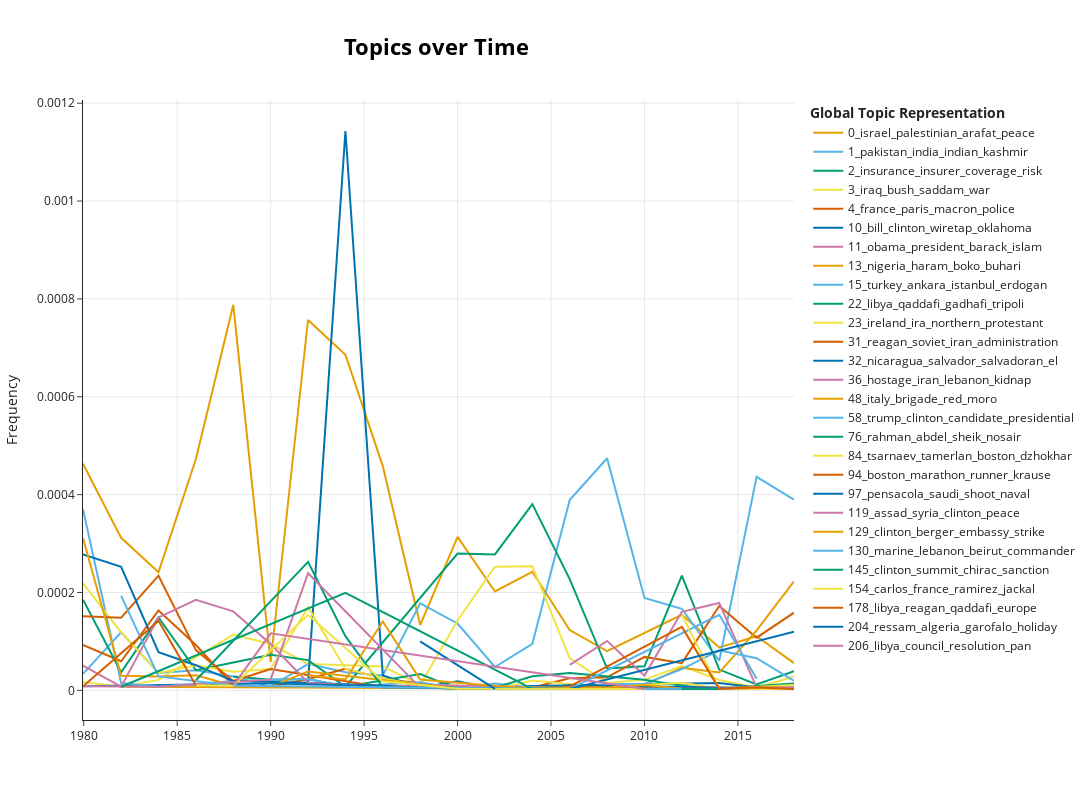

The notebook cell saved with this chart:
### Code cell
topics_over_time_filtered = topics_over_time.groupby('Topic').filter(lambda x:  np.std(x.Frequency)  > 0.000048)
fig = topic_model.visualize_topics_over_time(topics_over_time_filtered)
# enlarge the size of the plot
fig.update_layout(width=1200, height=800)
fig.write_image('output/dtm/topics_over_time.png', engine="orca")
fig.show()

### Figure 1 — Plotly figure (JSON) as saved in the notebook; plotly's stock layout.template omitted (floating-point values rounded to 4 significant figures)
{"data": [{"hoverinfo": "text", "hovertext": ["<b>Topic 0</b><br>Words: israel, palestinian, lebanon, arab, arafat", "<b>Topic 0</b><br>Words: israel, arab, jewish, palestinian, settler", "<b>Topic 0</b><br>Words: israel, palestinian, arafat, arab, peace", "<b>Topic 0</b><br>Words: arafat, israel, palestinian, plo, shultz", "<b>Topic 0</b><br>Words: israel, plo, palestinian, arafat, palestine", "<b>Topic 0</b><br>Words: plo, israel, arafat, palestinian, palestine", "<b>Topic 0</b><br>Words: israel, palestinian, arafat, plo, rabin", "<b>Topic 0</b><br>Words: israel, palestinian, peace, arafat, hama", "<b>Topic 0</b><br>Words: israel, netanyahu, palestinian, arafat, peace", "<b>Topic 0</b><br>Words: israel, palestinian, arafat, barak, peace", "<b>Topic 0</b><br>Words: israel, palestinian, arafat, sharon, peace", "<b>Topic 0</b><br>Words: israel, palestinian, arafat, hama, peace", "<b>Topic 0</b><br>Words: israel, palestinian, hama, arafat, gaza", "<b>Topic 0</b><br>Words: israel, palestinian, hama, gaza, peace", "<b>Topic 0</b><br>Words: israel, palestinian, hama, gaza, arafat", "<b>Topic 0</b><br>Words: israel, palestinian, hama, peace, gaza", "<b>Topic 0</b><br>Words: israel, palestinian, hama, gaza, peace", "<b>Topic 0</b><br>Words: israel, palestinian, netanyahu, jewish, arafat", "<b>Topic 0</b><br>Words: israel, palestinian, hama, gaza, arafat", "<b>Topic 0</b><br>Words: palestinian, israel, uliel, jewish, ben"], "marker": {"color": "#E69F00"}, "mode": "lines", "name": "0_israel_palestinian_arafat_peace", "x": [1980.0, 1982.0, 1984.0, 1986.0, 1988.0, 1990.0, 1992.0, 1994.0, 1996.0, 1998.0, 2000.0, 2002.0, 2004.0, 2006.0, 2008.0, 2010.0, 2012.0, 2014.0, 2016.0, 2018.0], "y": [0.000463, 0.0003116, 0.0002414, 0.0004727, 0.0007877, 5.826e-05, 0.0007569, 0.0006859, 0.0004582, 0.0001335, 0.0003137, 0.000202, 0.0002423, 0.0001233, 8.004e-05, 0.0001175, 0.0001544, 8.78e-05, 0.0001106, 5.568e-05], "type": "scatter"}, {"hoverinfo": "text", "hovertext": ["<b>Topic 1</b><br>Words: naxalite, zia, pakistan, landless, nadu", "<b>Topic 1</b><br>Words: sikh, punjab, gandhi, india, pakistan", "<b>Topic 1</b><br>Words: sikh, pakistan, gandhi, india, minister", "<b>Topic 1</b><br>Words: sikh, ribeiro, punjab, gandhi, pakistan", "<b>Topic 1</b><br>Words: sikh, punjab, hindu, singh, village", "<b>Topic 1</b><br>Words: gandhi, indian, assassinate, pakistan, punjab", "<b>Topic 1</b><br>Words: pakistan, india, fuqra, indian, islamabad", "<b>Topic 1</b><br>Words: pakistan, yousef, sandhu, bhutto, india", "<b>Topic 1</b><br>Words: pakistan, sharif, kasi, mir, india", "<b>Topic 1</b><br>Words: pakistan, india, kashmir, indian, musharraf", "<b>Topic 1</b><br>Words: pakistan, india, kashmir, musharraf, indian", "<b>Topic 1</b><br>Words: pakistan, musharraf, macedonia, india, boskovski", "<b>Topic 1</b><br>Words: pakistan, india, musharraf, indian, mumbai", "<b>Topic 1</b><br>Words: pakistan, india, musharraf, mumbai, indian", "<b>Topic 1</b><br>Words: pakistan, india, mumbai, indian, apo", "<b>Topic 1</b><br>Words: pakistan, india, indian, islamabad, afghanistan", "<b>Topic 1</b><br>Words: pakistan, india, sharif, taliban, indian", "<b>Topic 1</b><br>Words: pakistan, india, taliban, indian, sharif", "<b>Topic 1</b><br>Words: pakistan, india, indian, kashmir, modi", "<b>Topic 1</b><br>Words: pakistan, india, modi, indian, kashmir"], "marker": {"color": "#56B4E9"}, "mode": "lines", "name": "1_pakistan_india_indian_kashmir", "x": [1980.0, 1982.0, 1984.0, 1986.0, 1988.0, 1990.0, 1992.0, 1994.0, 1996.0, 1998.0, 2000.0, 2002.0, 2004.0, 2006.0, 2008.0, 2010.0, 2012.0, 2014.0, 2016.0, 2018.0], "y": [3.367e-05, 0.0001187, 3.55e-05, 4.11e-05, 2.847e-05, 7.283e-06, 5.406e-05, 3.688e-05, 3.055e-05, 0.000178, 0.0001366, 4.771e-05, 9.519e-05, 0.0003889, 0.0004743, 0.0001886, 0.0001667, 6.055e-05, 0.0004363, 0.0003898], "type": "scatter"}, {"hoverinfo": "text", "hovertext": ["<b>Topic 2</b><br>Words: insurance, grose, coverage, risk, manager", "<b>Topic 2</b><br>Words: exclusion, blythe, insurance, contained, clough", "<b>Topic 2</b><br>Words: insurance, coverage, trapnell, interrupt, business", "<b>Topic 2</b><br>Words: facultative, reinsure, adanio, loss, scor", "<b>Topic 2</b><br>Words: insurance, insurer, coverage, risk, loss", "<b>Topic 2</b><br>Words: insurance, coverage, insurer, tria, risk", "<b>Topic 2</b><br>Words: insurance, tria, insurer, risk, coverage", "<b>Topic 2</b><br>Words: insurance, insurer, risk, coverage, backstop", "<b>Topic 2</b><br>Words: insurance, backstop, insurer, risk, coverage", "<b>Topic 2</b><br>Words: insurance, risk, insurer, backstop, coverage", "<b>Topic 2</b><br>Words: insurance, tria, insurer, risk, backstop", "<b>Topic 2</b><br>Words: insurance, tria, coverage, risk, market", "<b>Topic 2</b><br>Words: insurance, coverage, insurer, art, loss", "<b>Topic 2</b><br>Words: insurance, insurer, business, risk, coverage"], "marker": {"color": "#009E73"}, "mode": "lines", "name": "2_insurance_insurer_coverage_risk", "x": [1988.0, 1990.0, 1992.0, 1994.0, 2000.0, 2002.0, 2004.0, 2006.0, 2008.0, 2010.0, 2012.0, 2014.0, 2016.0, 2018.0], "y": [2.847e-05, 2.185e-05, 2.317e-05, 7.375e-06, 0.0002795, 0.0002778, 0.0003807, 0.0002273, 4.446e-05, 4.92e-05, 0.0002346, 4.239e-05, 1.195e-05, 3.898e-05], "type": "scatter"}, {"hoverinfo": "text", "hovertext": ["<b>Topic 3</b><br>Words: iraq, baghdad, hussein, azzawi, supplier", "<b>Topic 3</b><br>Words: iraq, resumption, formal, us, tie", "<b>Topic 3</b><br>Words: cronkite, iraq, documentary, demography, eagleburger", "<b>Topic 3</b><br>Words: saddam, iraq, bush, kuwait, hussein", "<b>Topic 3</b><br>Words: iraq, saddam, hussein, kuwait, bush", "<b>Topic 3</b><br>Words: iraq, saddam, kuwait, baghdad, bush", "<b>Topic 3</b><br>Words: iraq, pba, saddam, war, deutch", "<b>Topic 3</b><br>Words: feaver, casualty, iraq, mission, military", "<b>Topic 3</b><br>Words: iraq, saddam, bush, war, hussein", "<b>Topic 3</b><br>Words: iraq, bush, saddam, war, hussein", "<b>Topic 3</b><br>Words: iraq, bush, war, saddam, hussein", "<b>Topic 3</b><br>Words: iraq, saddam, war, bush, feith", "<b>Topic 3</b><br>Words: iraq, saddam, hussein, exile, bush", "<b>Topic 3</b><br>Words: democracy, war, iraq, america, perish", "<b>Topic 3</b><br>Words: iraq, isil, war, bush, saddam", "<b>Topic 3</b><br>Words: hussein, saddam, iraq, lahey, trump", "<b>Topic 3</b><br>Words: gallery, warp, gund, rug, exhibition", "<b>Topic 3</b><br>Words: iraq, hitler, war, bush, saddam"], "marker": {"color": "#F0E442"}, "mode": "lines", "name": "3_iraq_bush_saddam_war", "x": [1980.0, 1982.0, 1984.0, 1988.0, 1990.0, 1992.0, 1996.0, 1998.0, 2000.0, 2002.0, 2004.0, 2006.0, 2008.0, 2010.0, 2012.0, 2014.0, 2016.0, 2018.0], "y": [1.684e-05, 7.42e-06, 2.13e-05, 0.0001139, 9.468e-05, 5.406e-05, 4.888e-05, 1.112e-05, 0.0001429, 0.0002526, 0.0002538, 6.574e-05, 1.482e-05, 2.187e-05, 4.939e-05, 2.119e-05, 5.976e-06, 2.784e-05], "type": "scatter"}, {"hoverinfo": "text", "hovertext": ["<b>Topic 4</b><br>Words: france, mitterrand, paris, defferre, directe", "<b>Topic 4</b><br>Words: france, mitterrand, paris, chad, iran", "<b>Topic 4</b><br>Words: france, chirac, paris, abdallah, syria", "<b>Topic 4</b><br>Words: france, gordji, paris, iran, pasqua", "<b>Topic 4</b><br>Words: naccache, bakhtiar, verge, france, anis", "<b>Topic 4</b><br>Words: habash, nidal, france, seale, duma", "<b>Topic 4</b><br>Words: france, switzerland, balladur, bakhtiar, esfahani", "<b>Topic 4</b><br>Words: france, paris, algeria, debre, bruguiere", "<b>Topic 4</b><br>Words: france, cup, paris, raid, tournament", "<b>Topic 4</b><br>Words: naouar, lyon, france, tunisia, hassensrat", "<b>Topic 4</b><br>Words: france, bruguiere, gia, paris, ressam", "<b>Topic 4</b><br>Words: france, mirage, paris, air, warthog", "<b>Topic 4</b><br>Words: france, sarkozy, vimont, paris, store", "<b>Topic 4</b><br>Words: france, hicheur, paris, cern, pechenard", "<b>Topic 4</b><br>Words: france, merah, paris, toulouse, sarkozy", "<b>Topic 4</b><br>Words: france, mali, paris, syria, molin", "<b>Topic 4</b><br>Words: france, paris, hollande, molin, charlie", "<b>Topic 4</b><br>Words: france, paris, macron, knife, marseille", "<b>Topic 4</b><br>Words: france, macron, paris, hebdo, teacher"], "marker": {"color": "#D55E00"}, "mode": "lines", "name": "4_france_paris_macron_police", "x": [1980.0, 1982.0, 1984.0, 1986.0, 1988.0, 1990.0, 1992.0, 1994.0, 1996.0, 2000.0, 2002.0, 2004.0, 2006.0, 2008.0, 2010.0, 2012.0, 2014.0, 2016.0, 2018.0], "y": [9.259e-05, 5.936e-05, 0.0001633, 9.248e-05, 9.491e-06, 7.283e-06, 2.317e-05, 4.425e-05, 2.444e-05, 3.106e-06, 5.612e-06, 5.769e-06, 2.465e-05, 2.668e-05, 6.834e-05, 5.557e-05, 0.0001726, 0.0001076, 0.0001587], "type": "scatter"}, {"hoverinfo": "text", "hovertext": ["<b>Topic 10</b><br>Words: amato, holtzman, crime, ahe, funds", "<b>Topic 10</b><br>Words: bill, senator, proposal, debate, thurmond", "<b>Topic 10</b><br>Words: taggant, gunpowder, nra, schumer, legislation", "<b>Topic 10</b><br>Words: bill, clinton, wiretap, oklahoma, legislation", "<b>Topic 10</b><br>Words: specter, subcommittee, jewell, committee, judiciary", "<b>Topic 10</b><br>Words: reepe, clinton, gore, dummy, sex", "<b>Topic 10</b><br>Words: bill, locke, baumgart, gregoire, keate", "<b>Topic 10</b><br>Words: darneille, bill, buck, mountlake, amendment", "<b>Topic 10</b><br>Words: bill, balkman, penalty, toure, provisions", "<b>Topic 10</b><br>Words: gun, vote, amendment, proposal, feinstein", "<b>Topic 10</b><br>Words: budd, bill, ohio, nra, portman"], "marker": {"color": "#0072B2"}, "mode": "lines", "name": "10_bill_clinton_wiretap_oklahoma", "x": [1980.0, 1990.0, 1992.0, 1994.0, 1996.0, 1998.0, 2000.0, 2002.0, 2004.0, 2014.0, 2016.0], "y": [8.418e-06, 1.457e-05, 1.545e-05, 0.001143, 3.055e-05, 5.561e-06, 1.863e-05, 2.806e-06, 8.653e-06, 1.514e-05, 5.976e-06], "type": "scatter"}, {"hoverinfo": "text", "hovertext": ["<b>Topic 11</b><br>Words: obama, barack, mccain, war, candidate", "<b>Topic 11</b><br>Words: obama, barack, president, muslim, afghanistan", "<b>Topic 11</b><br>Words: obama, romney, barack, president, syria", "<b>Topic 11</b><br>Words: obama, president, barack, war, iraq", "<b>Topic 11</b><br>Words: obama, islam, isil, president, bernardino", "<b>Topic 11</b><br>Words: lone, wolf, obama, gorka, gartenstein"], "marker": {"color": "#CC79A7"}, "mode": "lines", "name": "11_obama_president_barack_islam", "x": [2006.0, 2008.0, 2010.0, 2012.0, 2014.0, 2016.0], "y": [5.204e-05, 0.0001008, 3.007e-05, 0.0001605, 0.0001786, 5.976e-06], "type": "scatter"}, {"hoverinfo": "text", "hovertext": ["<b>Topic 13</b><br>Words: polisario, morocco, oau, mengistu, summit", "<b>Topic 13</b><br>Words: lago, nigeria, alake, ijewere, bola", "<b>Topic 13</b><br>Words: nigeria, imagedata, election, adua, yar", "<b>Topic 13</b><br>Words: nigeria, goodluck, rttnew, delegation, holl", "<b>Topic 13</b><br>Words: nigeria, colloquium, achebe, boko, haram", "<b>Topic 13</b><br>Words: nigeria, boko, haram, africa, girl", "<b>Topic 13</b><br>Words: nigeria, boko, haram, buhari, conflict", "<b>Topic 13</b><br>Words: nigeria, haram, boko, buhari, buratai", "<b>Topic 13</b><br>Words: nigeria, haram, boko, buhari, thewill"], "marker": {"color": "#E69F00"}, "mode": "lines", "name": "13_nigeria_haram_boko_buhari", "x": [1982.0, 2002.0, 2006.0, 2008.0, 2010.0, 2012.0, 2014.0, 2016.0, 2018.0], "y": [7.42e-06, 2.806e-06, 2.739e-06, 2.964e-06, 1.093e-05, 4.631e-05, 3.633e-05, 0.0001225, 0.0002227], "type": "scatter"}, {"hoverinfo": "text", "hovertext": ["<b>Topic 15</b><br>Words: turkey, ankara, demirel, evren, ecevit", "<b>Topic 15</b><br>Words: turkey, lab, jeri, evren, frightened", "<b>Topic 15</b><br>Words: turkey, rabin, shearith, istanbul, turkmen", "<b>Topic 15</b><br>Words: turkey, mongolia, ozal, turk, akbulut", "<b>Topic 15</b><br>Words: turkey, kurdish, csce, turk, ankara", "<b>Topic 15</b><br>Words: turkey, kurdish, kurd, baskaya, village", "<b>Topic 15</b><br>Words: turkey, territorial, integrity, nuzhet, kandemir", "<b>Topic 15</b><br>Words: ocalan, turkey, italy, sezgin, kurdish", "<b>Topic 15</b><br>Words: turkey, ocalan, pkk, istanbul, kurdish", "<b>Topic 15</b><br>Words: turkey, incirlik, wolfowitz, gaziantep, adana", "<b>Topic 15</b><br>Words: turkey, istanbul, ankara, erdogan, gosende", "<b>Topic 15</b><br>Words: turkey, pkk, ocalan, ankara, kurdistan", "<b>Topic 15</b><br>Words: turkey, kargin, kurdish, dogan, erdogan", "<b>Topic 15</b><br>Words: turkey, pkk, erdogan, germany, ipek", "<b>Topic 15</b><br>Words: turkey, kurdish, ankara, perry, nato", "<b>Topic 15</b><br>Words: turkey, ankara, sanli, dhkp, istanbul", "<b>Topic 15</b><br>Words: turkey, erdogan, ankara, istanbul, kurdish", "<b>Topic 15</b><br>Words: turkey, erdogan, cumhuriyet, brunson, istanbul", "<b>Topic 15</b><br>Words: turkey, altan, istanbul, journalist, coup"], "marker": {"color": "#56B4E9"}, "mode": "lines", "name": "15_turkey_ankara_istanbul_erdogan", "x": [1980.0, 1982.0, 1984.0, 1988.0, 1990.0, 1992.0, 1994.0, 1996.0, 1998.0, 2000.0, 2002.0, 2004.0, 2006.0, 2008.0, 2010.0, 2012.0, 2014.0, 2016.0, 2018.0], "y": [0.0003704, 1.484e-05, 7.099e-06, 1.898e-05, 2.185e-05, 2.317e-05, 7.375e-06, 1.222e-05, 1.668e-05, 3.106e-06, 1.403e-05, 5.769e-06, 5.478e-06, 1.186e-05, 1.367e-05, 4.322e-05, 8.174e-05, 6.574e-05, 1.949e-05], "type": "scatter"}, {"hoverinfo": "text", "hovertext": ["<b>Topic 22</b><br>Words: libya, qaddafi, colonel, oil, tripoli", "<b>Topic 22</b><br>Words: libya, malta, qaddafi, mintoff, colonel", "<b>Topic 22</b><br>Words: libya, qaddafi, colonel, tripoli, sidra", "<b>Topic 22</b><br>Words: libya, qaddafi, chad, benin, colonel", "<b>Topic 22</b><br>Words: libya, gadhafi, qaddafi, tripoli, weapon", "<b>Topic 22</b><br>Words: libya, qaddafi, gadhafi, pan, tripoli", "<b>Topic 22</b><br>Words: libya, gadhafi, qaddafi, tripoli, sanction", "<b>Topic 22</b><br>Words: farrakhan, libya, embargo, treasury, gadhafi", "<b>Topic 22</b><br>Words: libya, qaddafi, tripoli, gadhafi, sanction", "<b>Topic 22</b><br>Words: libya, monetti, gadhafi, kusa, pan", "<b>Topic 22</b><br>Words: libya, gadhafi, sanction, lift, qaddafi", "<b>Topic 22</b><br>Words: libya, gadhafi, qaddafi, tripoli, oil", "<b>Topic 22</b><br>Words: libya, gadhafi, tripoli, qaddafi, lockerbie", "<b>Topic 22</b><br>Words: libya, gadhafi, qaddafi, brennan, tripoli", "<b>Topic 22</b><br>Words: libya, hifter, tripoli, gadhafi, militia", "<b>Topic 22</b><br>Words: libya, oil, gazzini, isi, april", "<b>Topic 22</b><br>Words: hifter, libya, tripoli, haftar, qaddafi"], "marker": {"color": "#009E73"}, "mode": "lines", "name": "22_libya_qaddafi_gadhafi_tripoli", "x": [1980.0, 1982.0, 1984.0, 1986.0, 1988.0, 1990.0, 1992.0, 1994.0, 1998.0, 2000.0, 2002.0, 2004.0, 2006.0, 2010.0, 2012.0, 2014.0, 2018.0], "y": [0.0001852, 3.71e-05, 0.0001491, 4.11e-05, 5.695e-05, 7.283e-05, 6.179e-05, 7.375e-06, 3.337e-05, 3.106e-06, 5.612e-06, 2.884e-05, 3.561e-05, 2.187e-05, 9.261e-06, 3.028e-06, 1.392e-05], "type": "scatter"}, {"hoverinfo": "text", "hovertext": ["<b>Topic 23</b><br>Words: ireland, ira, northern, protestant, ulster", "<b>Topic 23</b><br>Words: ireland, northern, ira, britain, parade", "<b>Topic 23</b><br>Words: ireland, ira, tyrie, archbishop, northern", "<b>Topic 23</b><br>Words: ira, ireland, britain, northern, sinn", "<b>Topic 23</b><br>Words: ireland, northern, ira, aoh, ulster", "<b>Topic 23</b><br>Words: ireland, ira, northern, protestant, britain", "<b>Topic 23</b><br>Words: ireland, ira, northern, adams, protestant", "<b>Topic 23</b><br>Words: ireland, ira, sinn, fein, northern", "<b>Topic 23</b><br>Words: ireland, ira, northern, ahern, protestant", "<b>Topic 23</b><br>Words: ira, ireland, northern, dissident, protestant", "<b>Topic 23</b><br>Words: ireland, northern, ira, protestant, belfast", "<b>Topic 23</b><br>Words: mckevitt, ira, ireland, omagh, rupert", "<b>Topic 23</b><br>Words: ireland, ira, northern, sinn, fein", "<b>Topic 23</b><br>Words: ireland, northern, ira, belfast, leavey", "<b>Topic 23</b><br>Words: ireland, ira, northern, duffy, britain", "<b>Topic 23</b><br>Words: ireland, belfast, ira, northern, mabel", "<b>Topic 23</b><br>Words: mason, ireland, sasnett, chun, merylkornfield", "<b>Topic 23</b><br>Words: mckee, ireland, ira, northern, lyra"], "marker": {"color": "#F0E442"}, "mode": "lines", "name": "23_ireland_ira_northern_protestant", "x": [1980.0, 1982.0, 1984.0, 1986.0, 1988.0, 1990.0, 1992.0, 1994.0, 1996.0, 1998.0, 2000.0, 2002.0, 2004.0, 2008.0, 2010.0, 2012.0, 2014.0, 2018.0], "y": [0.0002189, 0.0001187, 3.55e-05, 5.138e-05, 3.796e-05, 4.37e-05, 0.0001699, 4.425e-05, 2.444e-05, 1.112e-05, 9.317e-06, 2.806e-06, 2.019e-05, 5.929e-06, 1.093e-05, 1.544e-05, 3.028e-06, 1.114e-05], "type": "scatter"}, {"hoverinfo": "text", "hovertext": ["<b>Topic 31</b><br>Words: reagan, soviet, haig, intelligence, carter", "<b>Topic 31</b><br>Words: reagan, soviet, nicaragua, administration, ireland", "<b>Topic 31</b><br>Words: reagan, iran, soviet, arms, administration", "<b>Topic 31</b><br>Words: reagan, ledeen, iran, spadolini, soviet", "<b>Topic 31</b><br>Words: yuni, reagan, extradite, bureau, hamadei", "<b>Topic 31</b><br>Words: reagan, iran, casey, turner, soviet", "<b>Topic 31</b><br>Words: fujimori, hostage, japan, bolshevik, reagan", "<b>Topic 31</b><br>Words: reagan, ronald, memo, papers, cruise", "<b>Topic 31</b><br>Words: environmental, efficiency, reagan, clean, automaker", "<b>Topic 31</b><br>Words: philpot, matheson, reagan, treaty, overreaction", "<b>Topic 31</b><br>Words: carter, reagan, romney, unpopular, decision", "<b>Topic 31</b><br>Words: reagan, history, trump, trip, futures", "<b>Topic 31</b><br>Words: reagan, endless, carter, donatelli, hostage"], "marker": {"color": "#D55E00"}, "mode": "lines", "name": "31_reagan_soviet_iran_administration", "x": [1980.0, 1982.0, 1984.0, 1986.0, 1988.0, 1990.0, 1996.0, 2000.0, 2002.0, 2008.0, 2010.0, 2016.0, 2018.0], "y": [0.0001515, 0.0001484, 0.0002343, 8.221e-05, 1.898e-05, 4.37e-05, 6.11e-06, 6.211e-06, 2.806e-06, 8.893e-06, 5.467e-06, 5.976e-06, 5.568e-06], "type": "scatter"}, {"hoverinfo": "text", "hovertext": ["<b>Topic 32</b><br>Words: salvador, nicaragua, honduras, costa, salvadoran", "<b>Topic 32</b><br>Words: nicaragua, salvador, salvadoran, el, honduras", "<b>Topic 32</b><br>Words: nicaragua, salvador, salvadoran, duarte, sandinista", "<b>Topic 32</b><br>Words: contra, nicaragua, sandinista, salvador, linder", "<b>Topic 32</b><br>Words: salvador, cristiani, arena, salvadoran, el", "<b>Topic 32</b><br>Words: menem, nicaragua, antonietti, dollar, salvador", "<b>Topic 32</b><br>Words: oas, venezuela, powell, barbados, reich", "<b>Topic 32</b><br>Words: honduras, salvador, reactor, putin, nicaragua", "<b>Topic 32</b><br>Words: nicaragua, missile, contra, sandinista, rivera", "<b>Topic 32</b><br>Words: salvador, salvadoran, suchitoto, saca, el", "<b>Topic 32</b><br>Words: platform, sonoran, knutson, graveyard, neighbor"], "marker": {"color": "#0072B2"}, "mode": "lines", "name": "32_nicaragua_salvador_salvadoran_el", "x": [1980.0, 1982.0, 1984.0, 1986.0, 1988.0, 1992.0, 2000.0, 2002.0, 2004.0, 2006.0, 2018.0], "y": [0.0002778, 0.0002523, 7.809e-05, 5.138e-05, 1.898e-05, 1.545e-05, 3.106e-06, 2.806e-06, 2.884e-06, 1.096e-05, 2.784e-06], "type": "scatter"}, {"hoverinfo": "text", "hovertext": ["<b>Topic 36</b><br>Words: hostage, iran, honsowitz, kidnap, dr", "<b>Topic 36</b><br>Words: tamil, kidnap, allen, gold, jayewardene", "<b>Topic 36</b><br>Words: hostage, lebanon, hijack, iran, beirut", "<b>Topic 36</b><br>Words: hostage, iran, hamadei, lebanon, kidnap", "<b>Topic 36</b><br>Words: hostage, obeid, kidnap, higgin, iran", "<b>Topic 36</b><br>Words: hostage, iran, lebanon, turner, kidnap", "<b>Topic 36</b><br>Words: eslam, hostage, ol, iran, katzman", "<b>Topic 36</b><br>Words: hostage, bargain, kidnap, israel, lebanon", "<b>Topic 36</b><br>Words: hostage, lainie, philippine, sayyaf, drama", "<b>Topic 36</b><br>Words: hostage, iran, laingen, needham, kirtley", "<b>Topic 36</b><br>Words: hostage, sailor, iran, coincidence, pelosi", "<b>Topic 36</b><br>Words: hostage, kidnap, concession, aq, behead", "<b>Topic 36</b><br>Words: hostage, walton, restitution, niger, rescue"], "marker": {"color": "#CC79A7"}, "mode": "lines", "name": "36_hostage_iran_lebanon_kidnap", "x": [1980.0, 1982.0, 1984.0, 1986.0, 1988.0, 1990.0, 1992.0, 1996.0, 1998.0, 2002.0, 2006.0, 2014.0, 2018.0], "y": [5.051e-05, 7.42e-06, 0.0001491, 0.000185, 0.0001613, 9.468e-05, 1.545e-05, 6.11e-06, 1.112e-05, 8.419e-06, 2.739e-06, 3.028e-06, 5.568e-06], "type": "scatter"}, {"hoverinfo": "text", "hovertext": ["<b>Topic 48</b><br>Words: italy, brigade, red, moro, rome", "<b>Topic 48</b><br>Words: italy, brigade, red, dozy, moro", "<b>Topic 48</b><br>Words: italy, brigade, tarantelli, eco, red", "<b>Topic 48</b><br>Words: italy, brigade, red, moro, priore", "<b>Topic 48</b><br>Words: italy, ustica, bologna, cossiga, occhetto", "<b>Topic 48</b><br>Words: curcio, brigade, italy, red, cossiga", "<b>Topic 48</b><br>Words: italy, mafia, florence, spadolini, brigade", "<b>Topic 48</b><br>Words: italy, brigade, red, antona, angeletti", "<b>Topic 48</b><br>Words: sembler, negri, italy, brigade, mel", "<b>Topic 48</b><br>Words: italy, chiara, moro, sgrena, bellocchio", "<b>Topic 48</b><br>Words: italy, petrella, brigade, sarkozy, red", "<b>Topic 48</b><br>Words: italy, anarchist, rome, fai, chile", "<b>Topic 48</b><br>Words: italy, brindisi, mafia, school, bassi", "<b>Topic 48</b><br>Words: italy, tyrol, germany, tyrolean, brunico", "<b>Topic 48</b><br>Words: ding, catania, italy, riley, junction"], "marker": {"color": "#E69F00"}, "mode": "lines", "name": "48_italy_brigade_red_moro", "x": [1980.0, 1982.0, 1984.0, 1986.0, 1988.0, 1990.0, 1992.0, 2000.0, 2002.0, 2004.0, 2006.0, 2008.0, 2010.0, 2012.0, 2016.0], "y": [0.0003115, 2.968e-05, 2.84e-05, 3.083e-05, 9.491e-06, 7.283e-06, 3.862e-05, 3.106e-06, 5.612e-06, 5.769e-06, 5.478e-06, 5.929e-06, 1.093e-05, 3.087e-06, 2.988e-06], "type": "scatter"}, {"hoverinfo": "text", "hovertext": ["<b>Topic 58</b><br>Words: dance, diversify, trump, platform, gerth", "<b>Topic 58</b><br>Words: giuliani, democrat, xiomara, plenty, conclave", "<b>Topic 58</b><br>Words: trump, clinton, candidate, presidential, donald", "<b>Topic 58</b><br>Words: trump, ban, muslim, clinton, republican"], "marker": {"color": "#56B4E9"}, "mode": "lines", "name": "58_trump_clinton_candidate_presidential", "x": [1994.0, 2006.0, 2014.0, 2016.0], "y": [7.375e-06, 2.739e-06, 0.0001544, 2.391e-05], "type": "scatter"}, {"hoverinfo": "text", "hovertext": ["<b>Topic 76</b><br>Words: hashemi, ayatollah, montazeri, rahman, abdel", "<b>Topic 76</b><br>Words: rahman, abdel, sheik, nosair, salameh", "<b>Topic 76</b><br>Words: rahman, abdel, sheik, salem, conspiracy", "<b>Topic 76</b><br>Words: rashid, indict, interpreter, russell, walute", "<b>Topic 76</b><br>Words: farahat, guidi, weitz, hoffman, hotel", "<b>Topic 76</b><br>Words: mubarak, rahman, sheik, abdel, egypt", "<b>Topic 76</b><br>Words: rahman, abdel, egypt, blind, sadat", "<b>Topic 76</b><br>Words: shaabab, beaumont, ahme, inmate, rahman"], "marker": {"color": "#009E73"}, "mode": "lines", "name": "76_rahman_abdel_sheik_nosair", "x": [1986.0, 1992.0, 1994.0, 1996.0, 2002.0, 2010.0, 2016.0, 2018.0], "y": [2.055e-05, 0.0002626, 0.0001106, 6.11e-06, 2.806e-06, 2.734e-06, 2.988e-06, 2.784e-06], "type": "scatter"}, {"hoverinfo": "text", "hovertext": ["<b>Topic 84</b><br>Words: tsarnaev, tamerlan, boston, dzhokhar, brother", "<b>Topic 84</b><br>Words: tsarnaev, burke, boston, stith, marathon", "<b>Topic 84</b><br>Words: ciccolo, boston, tsarnaev, macinne, cooker", "<b>Topic 84</b><br>Words: tsarnaev, tamerlan, boston, brother, dzhokhar"], "marker": {"color": "#F0E442"}, "mode": "lines", "name": "84_tsarnaev_tamerlan_boston_dzhokhar", "x": [2012.0, 2014.0, 2016.0, 2018.0], "y": [0.0001544, 3.028e-06, 2.988e-06, 2.784e-06], "type": "scatter"}, {"hoverinfo": "text", "hovertext": ["<b>Topic 94</b><br>Words: boston, turner, marketing, device, broadcasting", "<b>Topic 94</b><br>Words: boston, marathon, runner, krause, finish", "<b>Topic 94</b><br>Words: boston, bomber, marathon, stubben, penalty", "<b>Topic 94</b><br>Words: bauman, boston, marathon, gyllenhaal, film", "<b>Topic 94</b><br>Words: wray, boston, marathon, pose, domestic"], "marker": {"color": "#D55E00"}, "mode": "lines", "name": "94_boston_marathon_runner_krause", "x": [2006.0, 2012.0, 2014.0, 2016.0, 2018.0], "y": [8.217e-06, 0.0001297, 3.028e-06, 5.976e-06, 2.784e-06], "type": "scatter"}, {"hoverinfo": "text", "hovertext": ["<b>Topic 97</b><br>Words: mahoney, ratshot, saudi, pasco, deputy", "<b>Topic 97</b><br>Words: kingsville, aransa, helicopter, fanto, cavazo", "<b>Topic 97</b><br>Words: dive, scuba, hurin, instructor, kolko", "<b>Topic 97</b><br>Words: pensacola, saudi, shoot, naval, alshamrani"], "marker": {"color": "#0072B2"}, "mode": "lines", "name": "97_pensacola_saudi_shoot_naval", "x": [1990.0, 1998.0, 2006.0, 2018.0], "y": [1.457e-05, 5.561e-06, 2.739e-06, 0.0001197], "type": "scatter"}, {"hoverinfo": "text", "hovertext": ["<b>Topic 119</b><br>Words: haig, syria, assad, israel, lebanon", "<b>Topic 119</b><br>Words: meridor, shamir, syria, bekaa, israel", "<b>Topic 119</b><br>Words: assad, papandreou, syria, greece, athens", "<b>Topic 119</b><br>Words: syria, assad, damascus, baker, peace", "<b>Topic 119</b><br>Words: assad, syria, clinton, peace, christopher", "<b>Topic 119</b><br>Words: sharaa, syria, restart, hammer, clinton"], "marker": {"color": "#CC79A7"}, "mode": "lines", "name": "119_assad_syria_clinton_peace", "x": [1980.0, 1982.0, 1984.0, 1990.0, 1992.0, 1998.0], "y": [8.418e-06, 7.42e-06, 7.099e-06, 2.185e-05, 0.0002394, 5.561e-06], "type": "scatter"}, {"hoverinfo": "text", "hovertext": ["<b>Topic 129</b><br>Words: clinton, sudan, fundamentalist, mideastern, lazarte", "<b>Topic 129</b><br>Words: clinton, declaration, declare, deterrence, america", "<b>Topic 129</b><br>Words: clinton, berger, embassy, laden, strike", "<b>Topic 129</b><br>Words: clinton, embassy, sudan, missile, strike", "<b>Topic 129</b><br>Words: sheik, omar, yousef, clinton, irrelevant"], "marker": {"color": "#E69F00"}, "mode": "lines", "name": "129_clinton_berger_embassy_strike", "x": [1992.0, 1994.0, 1996.0, 1998.0, 2004.0], "y": [3.089e-05, 2.213e-05, 0.0001405, 2.224e-05, 2.884e-06], "type": "scatter"}, {"hoverinfo": "text", "hovertext": ["<b>Topic 130</b><br>Words: marine, beirut, lebanon, commander, commission", "<b>Topic 130</b><br>Words: lebanon, beirut, marine, fadlallah, intelligence", "<b>Topic 130</b><br>Words: capture, obeid, lebanon, hizbullah, roots", "<b>Topic 130</b><br>Words: lebanon, albright, ban, lift, beirut", "<b>Topic 130</b><br>Words: lebanon, chabaan, chaaban, isf, visitor", "<b>Topic 130</b><br>Words: asgari, bird, lebanon, beirut, marine"], "marker": {"color": "#56B4E9"}, "mode": "lines", "name": "130_marine_lebanon_beirut_commander", "x": [1982.0, 1984.0, 1988.0, 1996.0, 2006.0, 2012.0], "y": [0.0001929, 2.84e-05, 9.491e-06, 6.11e-06, 2.739e-06, 3.087e-06], "type": "scatter"}, {"hoverinfo": "text", "hovertext": ["<b>Topic 145</b><br>Words: contract, export, abrogate, trade, sanction", "<b>Topic 145</b><br>Words: clinton, summit, chirac, sanction, iran", "<b>Topic 145</b><br>Words: chirac, nuclear, france, jacque, interests"], "marker": {"color": "#009E73"}, "mode": "lines", "name": "145_clinton_summit_chirac_sanction", "x": [1982.0, 1994.0, 2004.0], "y": [7.42e-06, 0.0001991, 2.884e-06], "type": "scatter"}, {"hoverinfo": "text", "hovertext": ["<b>Topic 154</b><br>Words: abdallah, carlos, baechelin, kiejman, france", "<b>Topic 154</b><br>Words: hack, carlos, vienna, dr, hearst", "<b>Topic 154</b><br>Words: carlos, france, jackal, pasqua, sudan", "<b>Topic 154</b><br>Words: ramirez, carlos, necchi, france, jackal", "<b>Topic 154</b><br>Words: bruguiere, carlos, france, jackal, mccolgan", "<b>Topic 154</b><br>Words: morocco, carlos, robert, labrousse, bousquet", "<b>Topic 154</b><br>Words: carlos, ramirez, episode, opec, sanchez"], "marker": {"color": "#F0E442"}, "mode": "lines", "name": "154_carlos_france_ramirez_jackal", "x": [1986.0, 1988.0, 1992.0, 1996.0, 2000.0, 2002.0, 2010.0], "y": [1.028e-05, 9.491e-06, 0.0001545, 1.833e-05, 3.106e-06, 2.806e-06, 2.734e-06], "type": "scatter"}, {"hoverinfo": "text", "hovertext": ["<b>Topic 178</b><br>Words: libya, qaddafi, reagan, colonel, reckless", "<b>Topic 178</b><br>Words: libya, reagan, qaddafi, europe, colonel", "<b>Topic 178</b><br>Words: libya, disagreement, qaddafi, reagan, acropol"], "marker": {"color": "#D55E00"}, "mode": "lines", "name": "178_libya_reagan_qaddafi_europe", "x": [1980.0, 1984.0, 1986.0], "y": [8.418e-06, 0.000142, 1.028e-05], "type": "scatter"}, {"hoverinfo": "text", "hovertext": ["<b>Topic 204</b><br>Words: ressam, algeria, garofalo, holiday, customs", "<b>Topic 204</b><br>Words: lng, tanker, markey, boston, connection"], "marker": {"color": "#0072B2"}, "mode": "lines", "name": "204_ressam_algeria_garofalo_holiday", "x": [1998.0, 2002.0], "y": [0.0001001, 2.806e-06], "type": "scatter"}, {"hoverinfo": "text", "hovertext": ["<b>Topic 206</b><br>Words: mirage, libya, return, aerospatiale, supersonic", "<b>Topic 206</b><br>Words: libya, council, resolution, pan, sanction", "<b>Topic 206</b><br>Words: kousa, libya, council, resolution, puri"], "marker": {"color": "#CC79A7"}, "mode": "lines", "name": "206_libya_council_resolution_pan", "x": [1988.0, 1990.0, 2010.0], "y": [9.491e-06, 0.0001165, 2.734e-06], "type": "scatter"}], "layout": {"xaxis": {"showgrid": true}, "yaxis": {"showgrid": true, "title": {"text": "Frequency"}}, "title": {"font": {"size": 22, "color": "Black"}, "text": "<b>Topics over Time</b>", "y": 0.95, "x": 0.4, "xanchor": "center", "yanchor": "top"}, "hoverlabel": {"font": {"size": 16, "family": "Rockwell"}, "bgcolor": "white"}, "width": 1200, "height": 800, "legend": {"title": {"text": "<b>Global Topic Representation"}}}}
